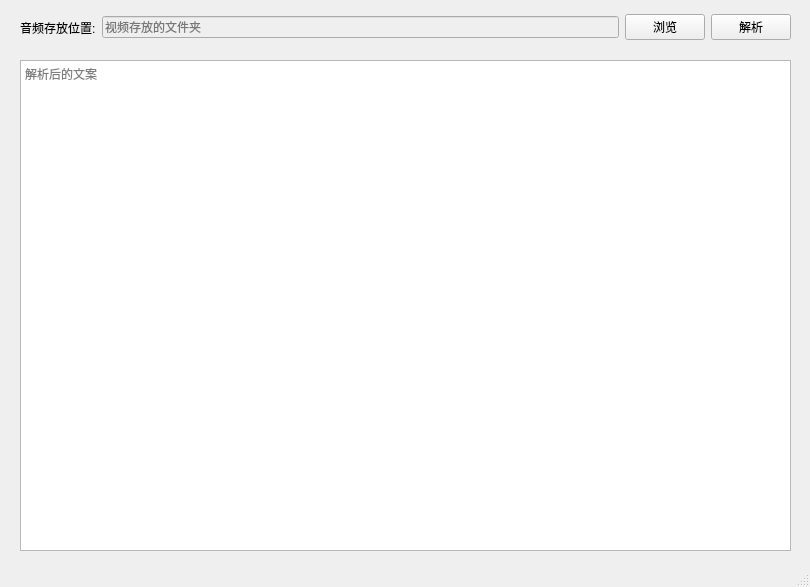
<?xml version="1.0" encoding="UTF-8"?>
<ui version="4.0">
 <class>MainWindow</class>
 <widget class="QMainWindow" name="MainWindow">
  <property name="geometry">
   <rect>
    <x>0</x>
    <y>0</y>
    <width>810</width>
    <height>587</height>
   </rect>
  </property>
  <property name="windowTitle">
   <string>音频转文字小工具</string>
  </property>
  <widget class="QWidget" name="centralwidget">
   <widget class="QWidget" name="horizontalLayoutWidget_2">
    <property name="geometry">
     <rect>
      <x>20</x>
      <y>10</y>
      <width>771</width>
      <height>35</height>
     </rect>
    </property>
    <layout class="QHBoxLayout" name="horizontalLayout_2" stretch="1,11,0,0">
     <item>
      <widget class="QLabel" name="label_2">
       <property name="text">
        <string>音频存放位置:</string>
       </property>
      </widget>
     </item>
     <item>
      <widget class="QLineEdit" name="lineEdit_2">
       <property name="enabled">
        <bool>false</bool>
       </property>
       <property name="placeholderText">
        <string>视频存放的文件夹</string>
       </property>
      </widget>
     </item>
     <item>
      <widget class="QPushButton" name="pushButton_5">
       <property name="text">
        <string>浏览</string>
       </property>
      </widget>
     </item>
     <item>
      <widget class="QPushButton" name="pushButton_4">
       <property name="text">
        <string>解析</string>
       </property>
      </widget>
     </item>
    </layout>
   </widget>
   <widget class="QWidget" name="horizontalLayoutWidget_3">
    <property name="geometry">
     <rect>
      <x>20</x>
      <y>60</y>
      <width>771</width>
      <height>491</height>
     </rect>
    </property>
    <layout class="QHBoxLayout" name="horizontalLayout_3">
     <item>
      <widget class="QTextEdit" name="textEdit">
       <property name="html">
        <string>&lt;!DOCTYPE HTML PUBLIC &quot;-//W3C//DTD HTML 4.0//EN&quot; &quot;http://www.w3.org/TR/REC-html40/strict.dtd&quot;&gt;
&lt;html&gt;&lt;head&gt;&lt;meta name=&quot;qrichtext&quot; content=&quot;1&quot; /&gt;&lt;style type=&quot;text/css&quot;&gt;
p, li { white-space: pre-wrap; }
&lt;/style&gt;&lt;/head&gt;&lt;body style=&quot; font-family:'.SF NS Text'; font-size:13pt; font-weight:400; font-style:normal;&quot;&gt;
&lt;p style=&quot;-qt-paragraph-type:empty; margin-top:0px; margin-bottom:0px; margin-left:0px; margin-right:0px; -qt-block-indent:0; text-indent:0px; font-family:'.SF NS Text';&quot;&gt;&lt;br /&gt;&lt;/p&gt;&lt;/body&gt;&lt;/html&gt;</string>
       </property>
       <property name="placeholderText">
        <string>解析后的文案</string>
       </property>
      </widget>
     </item>
    </layout>
   </widget>
  </widget>
  <widget class="QStatusBar" name="statusbar"/>
 </widget>
 <resources/>
 <connections/>
</ui>
